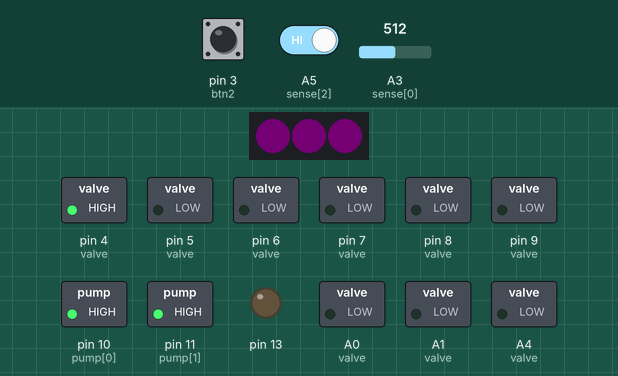
Recording of a sketch running on a simulated Arduino Nano, built with avr-gcc and run on an emulated ATmega328P. On the bench: 3 RGB LEDs in strip order, left to right, switched loads named in the sketch (green lamp = pin HIGH), output pins drawn as LEDs (lit = HIGH). The inputs (shaded band) are chosen by the test bench; at power-on: pin 3 (btn2) HIGH, A5 (sense[2]) HIGH, A3 (sense[0]) = 512. Dim RGB values are drawn brighter than linear; what the sketch prints to the serial monitor is not drawn.

Above: at 1.2 s.
1.3 s: pin 3 (btn2) pulled LOW for 0.15 s
At 1.4 s:
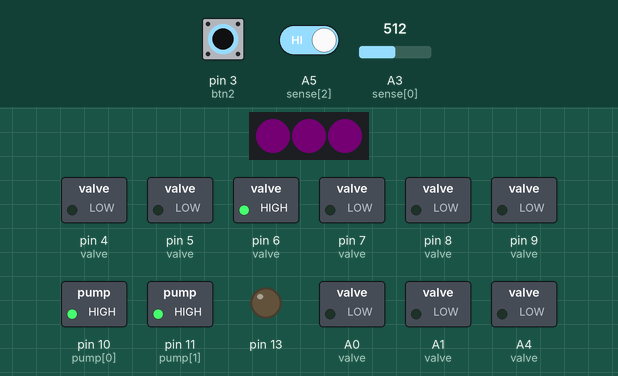
3.0 s: pin 3 (btn2) pulled LOW for 3.2 s
At 6.9 s:
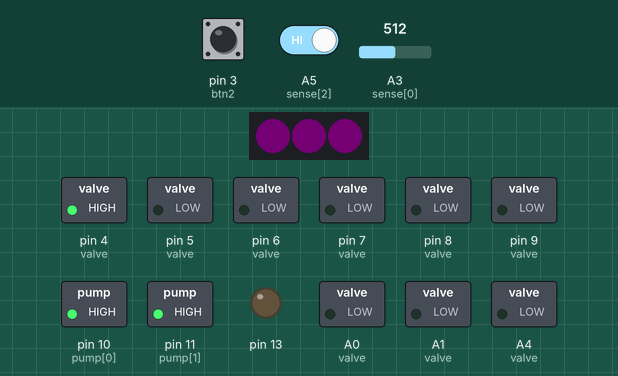
7.7 s: A5 (sense[2]) driven LOW
At 8.3 s:
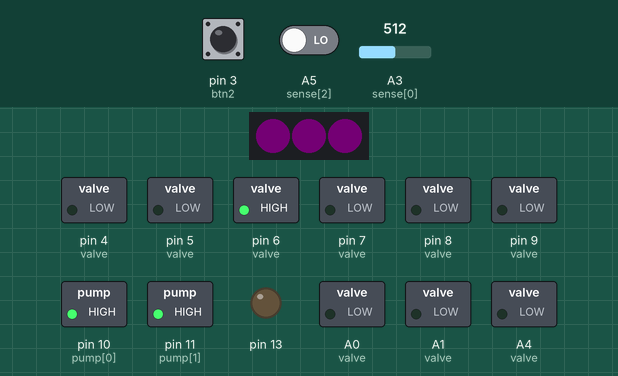
Timing chart, 0 to 10.7 s (numbered marks = the images above; inputs shaded):
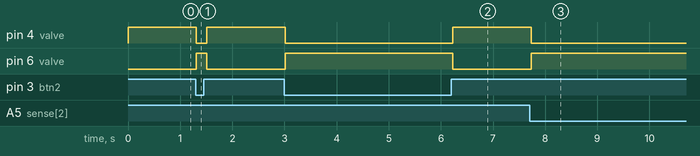

Measured:
- after the input at 1.3 s, pin 4 (valve): HIGH → LOW at once, → HIGH 0.20 s later; pin 6 (valve): LOW → HIGH at once, → LOW 0.20 s later
- after the input at 3.0 s, pin 4 (valve): HIGH → LOW at once, → HIGH 3.2 s later; pin 6 (valve): LOW → HIGH at once, → LOW 3.2 s later
- after the input at 7.7 s, pin 4 (valve): HIGH → LOW at once; pin 6 (valve): LOW → HIGH at once

The sketch:

jamming_gripper.ino
```cpp
#include "programmable_air.h"

void setup() {
  Serial.begin(115200);

  initializePins();
  pinMode(A5, INPUT_PULLUP);
  switchOnPump(1);
  switchOnPump(2);
}

void loop() {
  if (!digitalRead(btn2) || !digitalRead(A5)) {
    suck(0);
  }
  else {
    vent(0);
  }
  Serial.println(readPressure());
  delay(100);
}
```

programmable_air.h
```cpp
// Programmable Air
// Author: tinkrmind
// github.com/tinkrmind/programmable-air
// v0.3

#define DEBUG 0

#include <Adafruit_NeoPixel.h>

#define INCREASING 1
#define DECREASING -1
#define UN_KNOWN 0

const int pump[2] = {10, 11};
const int pump_sense[2] = {A6, A7};

#define OPEN 1
#define CLOSE 0
// vacuum, atmosphere, pressure
const int valve[9] = {   5,  4,  6,  \
                         8,  7,  9,  \
                         A1, A4, A0
                     };

const int sense[3] = {A3, A2, A5};

int readPressure(int num = 0, int times = 1);

#define neopixelPin 12
const int btn[2] = { 2, 3 };
const int btn1 = 2;
const int btn2 = 3;

Adafruit_NeoPixel neopixel = Adafruit_NeoPixel(3, neopixelPin, NEO_GRB + NEO_KHZ800);

void initializePins() {
  for (int i = 0; i < 9; i++) {
    pinMode(valve[i], OUTPUT);
    digitalWrite(valve[i], LOW);
  }

  pinMode(SCK, OUTPUT);

  pinMode(btn[0], INPUT_PULLUP);
  pinMode(btn[1], INPUT_PULLUP);

  for (int i = 0; i < 2; i++) {
    pinMode(pump[i], OUTPUT);
    digitalWrite(pump[i], LOW);
  }

  neopixel.begin();
  for (int i = 0; i < 3; i++) {
    neopixel.setPixelColor(i, neopixel.Color(1, 0, 1));
  }
  neopixel.show();
  if (DEBUG) {
    Serial.println("Pins initialised.");
  }
}

void setAllValves(int position) {
  if (position == OPEN) {
    for (int i = 0; i < 12; i++) {
      digitalWrite(valve[i], HIGH);
    }
  }

  if (position == CLOSE) {
    for (int i = 0; i < 12; i++) {
      digitalWrite(valve[i], LOW);
    }
  }
}

void setValve(int number, int position) {
  if (position == OPEN) {
    digitalWrite(valve[number], HIGH);
  }

  if (position == CLOSE) {
    digitalWrite(valve[number], LOW);
  }
}
//0-blow, 1-vent, 2-suck
void blow(int i) {
  if (DEBUG) {
    Serial.print("Blow: ");
    Serial.println(i);
  }
  if (i >= 0 && i <= 2) {
    setValve(i * 3 + 0, OPEN);
    setValve(i * 3 + 1, CLOSE);
    setValve(i * 3 + 2, CLOSE);
  }
}

void vent(int i) {
  if (DEBUG) {
    Serial.print("Vent: ");
    Serial.println(i);
  }
  if (i >= 0 && i <= 2) {
    setValve(i * 3 + 0, CLOSE);
    setValve(i * 3 + 1, OPEN);
    setValve(i * 3 + 2, CLOSE);
  }
}

void ventQuick(int i) {
  if (DEBUG) {
    Serial.print("ventQuick: ");
    Serial.println(i);
  }
  if (i >= 0 && i <= 2) {
    setValve(i * 3 + 0, CLOSE);
    setValve(i * 3 + 1, OPEN);
    setValve(i * 3 + 2, OPEN);
  }
}

void suck(int i) {
  if (DEBUG) {
    Serial.print("Suck: ");
    Serial.println(i);
  }
  if (i >= 0 && i <= 2) {
    setValve(i * 3 + 0, CLOSE);
    setValve(i * 3 + 1, CLOSE);
    setValve(i * 3 + 2, OPEN);
  }
}

void closeAll(int i) {
  if (DEBUG) {
    Serial.print("Close all: ");
    Serial.println(i);
  }
  if (i >= 1 && i <= 3) {
    i = i - 1;
    setValve(i * 3 + 0, CLOSE);
    setValve(i * 3 + 1, CLOSE);
    setValve(i * 3 + 2, CLOSE);
  }
}

// Read pressure
int readPressure(int num = 0, int times = 1) {
  //  Serial.print("reading pressure sensor ");
  //  Serial.print(num);
  //  Serial.print(" Averaging ");
  //  Serial.print(times);
  //  Serial.println(" times.");

  long pressure = 0;

  for (int i = 0; i < times; i++) {
    pressure += analogRead(sense[num]);
  }
  pressure /= times;

  //  Serial.print("Pressure: ");
  //  Serial.println(pressure);
  return int(pressure);
}

void switchOnPump(int num,  int percentagePower = 100) {
  if (num == 1 || num == 2) {
    analogWrite(pump[num - 1], percentagePower * 255 / 100);
  }
}

void switchOffPump(int num, int percentagePower = 100) {
  if (num == 1 || num == 2) {
    analogWrite(pump[num - 1], percentagePower * 255 / 100);
  }
}
```
